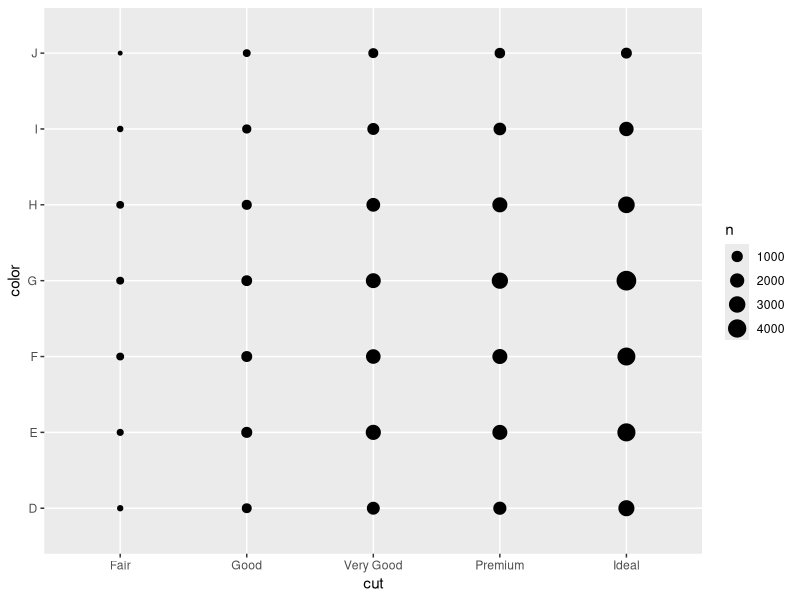
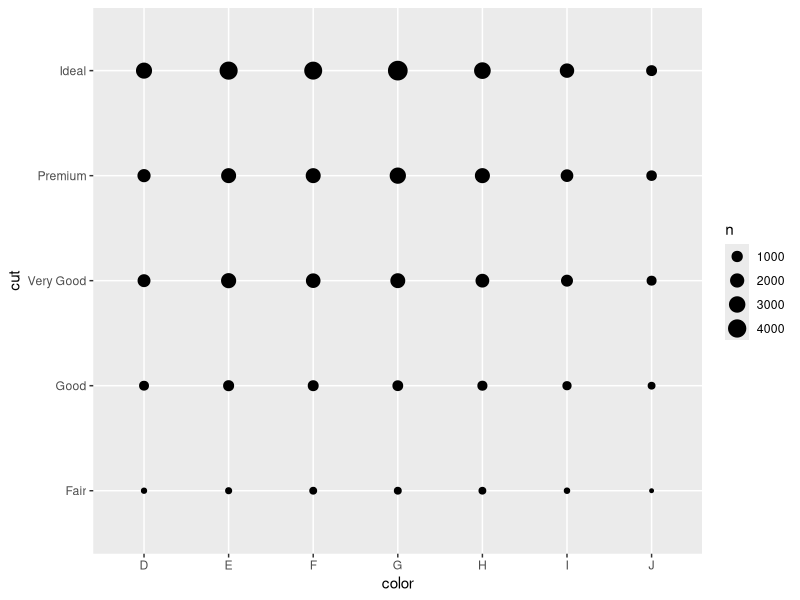
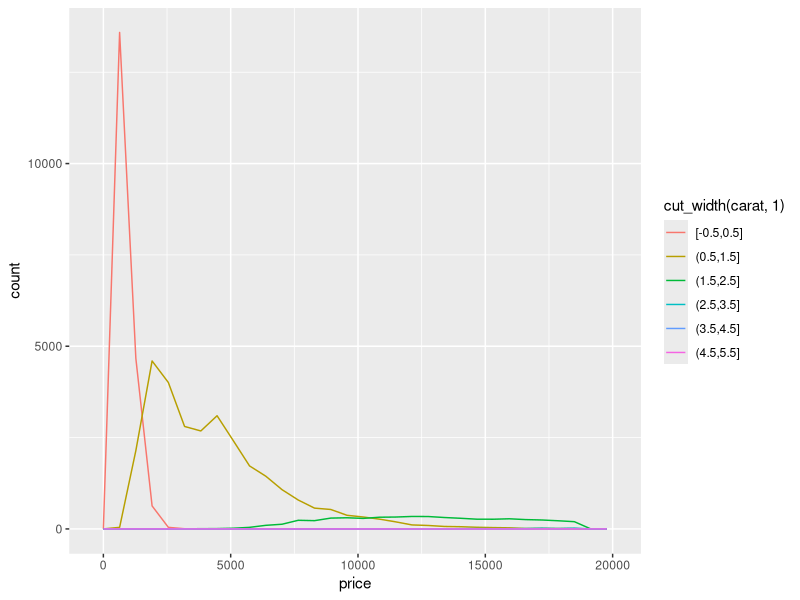
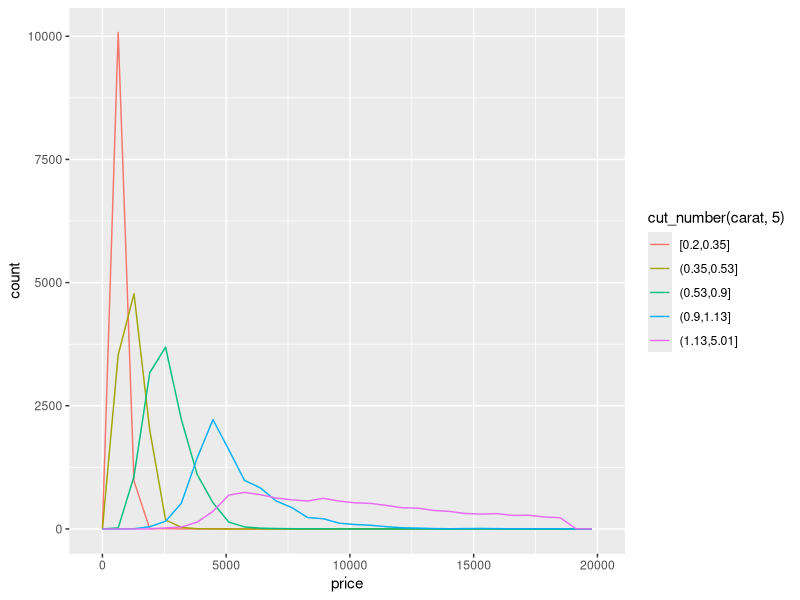
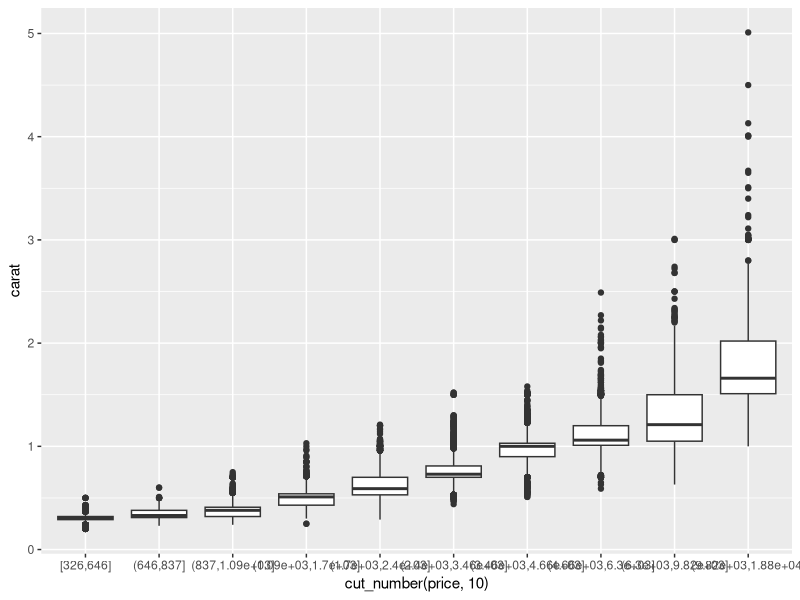
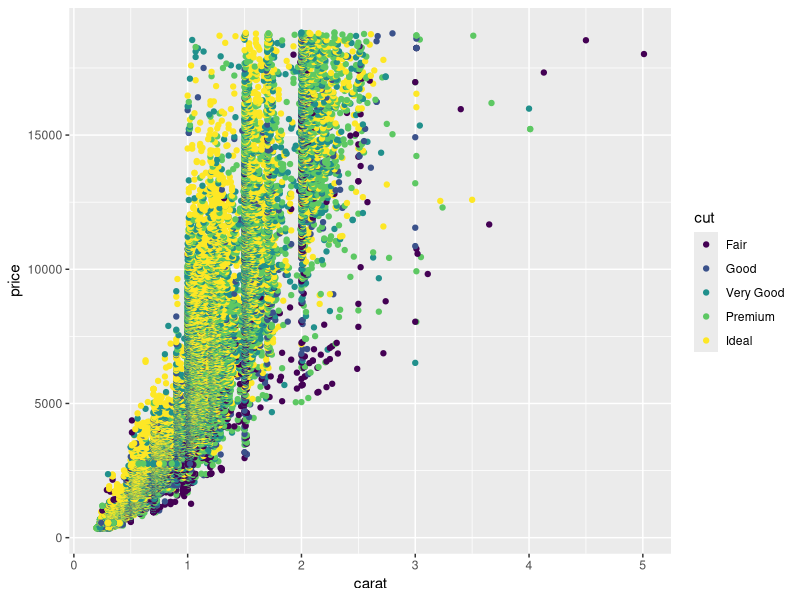
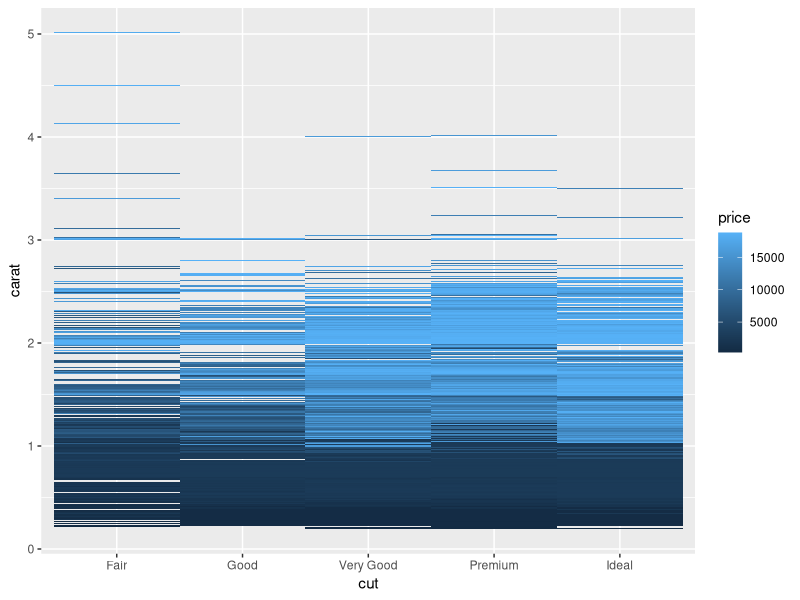
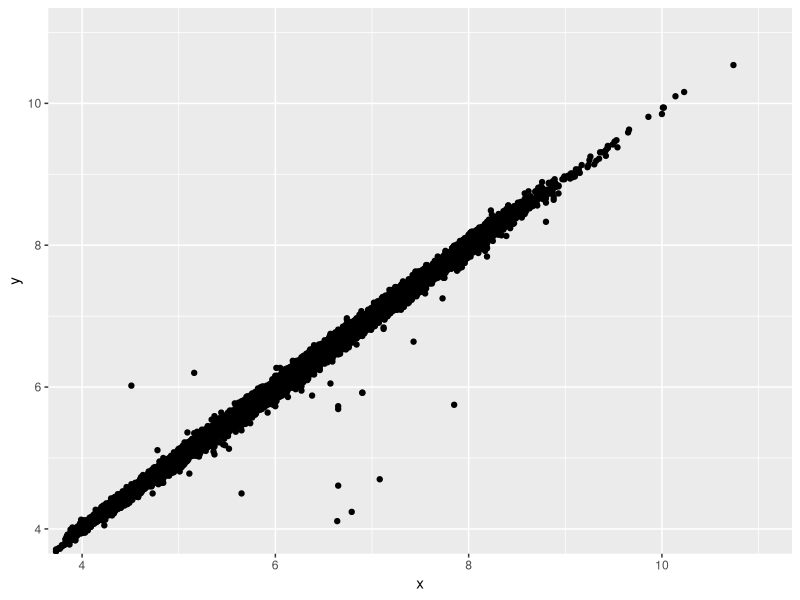

Recreate these plots in R, in order.
## ---- chunk 1
library(tidyverse)
diamonds
## ---- chunk 2
regdiamond <- lm(price ~ carat + cut + color + clarity
               + depth + table, data = diamonds)
summary(regdiamond)
## ---- chunk 3
regcarat.cut <- lm(carat ~ cut, data = diamonds)
summary(regcarat.cut)
## ---- chunk 4
ggplot(data = diamonds) + 
  geom_count(mapping = aes(x = cut, y = color))
## ---- chunk 5
ggplot(data = diamonds) + 
  geom_count(mapping = aes(x = color, y = cut))
## ---- chunk 6
ggplot(data = diamonds, 
  mapping = aes(x = price, color = cut_width(carat, 1))) + geom_freqpoly()
## ---- chunk 7
ggplot(data = diamonds, 
  mapping = aes(x = price, color = cut_number(carat, 5))) + geom_freqpoly()
## ---- chunk 8
ggplot(data = diamonds, aes(cut_number(price,10), y = carat)) + geom_boxplot()
## ---- chunk 9
ggplot(diamonds) + geom_point(aes(x = carat, y = price, color = cut))
## ---- chunk 10
ggplot(diamonds) + geom_tile(aes(x = cut, y = carat, fill = price))
## ---- chunk 11
ggplot(data = diamonds) +
geom_point(mapping = aes(x = x, y = y)) + coord_cartesian(xlim = c(4, 11), ylim = c(4, 11))
## ---- chunk 12
mtcars
## ---- chunk 13
d_f <- data.frame(abc = 1, xyz = "a")
## ---- chunk 14
d_f$x
## ---- chunk 15
d_f[, "xyz"]
## ---- chunk 16
d_f[, c("abc", "xyz")]
## ---- chunk 17
d.f <- tibble (
abc = 1,
xyz = "a"
)
## ---- chunk 18
d.f$x
## ---- chunk 19
d.f[, "xyz"]
## ---- chunk 20
d.f[, c("abc", "xyz")]
